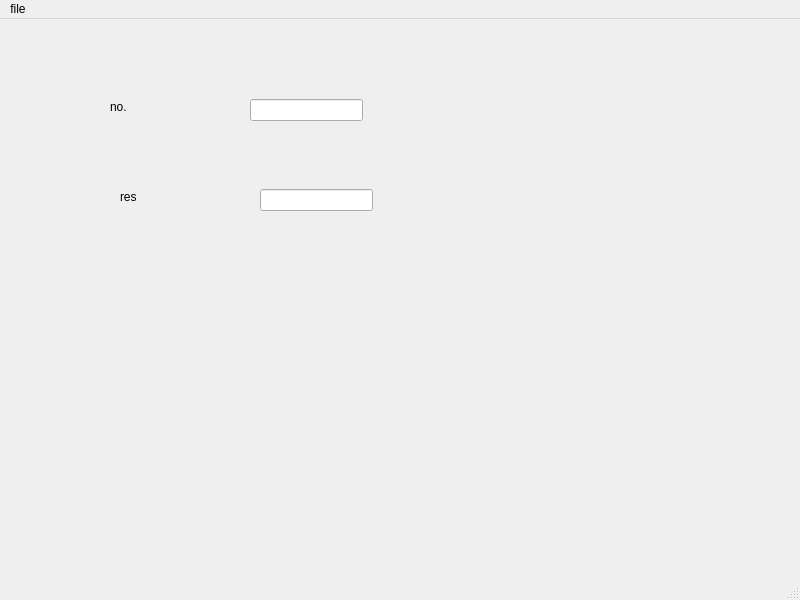
<?xml version="1.0" encoding="UTF-8"?>
<ui version="4.0">
 <class>MainWindow</class>
 <widget class="QMainWindow" name="MainWindow">
  <property name="geometry">
   <rect>
    <x>0</x>
    <y>0</y>
    <width>800</width>
    <height>600</height>
   </rect>
  </property>
  <property name="windowTitle">
   <string>MainWindow</string>
  </property>
  <widget class="QWidget" name="centralwidget">
   <widget class="QLabel" name="label">
    <property name="geometry">
     <rect>
      <x>110</x>
      <y>80</y>
      <width>55</width>
      <height>16</height>
     </rect>
    </property>
    <property name="text">
     <string>no.</string>
    </property>
   </widget>
   <widget class="QLabel" name="label_2">
    <property name="geometry">
     <rect>
      <x>120</x>
      <y>170</y>
      <width>55</width>
      <height>16</height>
     </rect>
    </property>
    <property name="text">
     <string>res</string>
    </property>
   </widget>
   <widget class="QLineEdit" name="t1">
    <property name="geometry">
     <rect>
      <x>250</x>
      <y>80</y>
      <width>113</width>
      <height>22</height>
     </rect>
    </property>
   </widget>
   <widget class="QLineEdit" name="t2">
    <property name="geometry">
     <rect>
      <x>260</x>
      <y>170</y>
      <width>113</width>
      <height>22</height>
     </rect>
    </property>
   </widget>
  </widget>
  <widget class="QMenuBar" name="menubar">
   <property name="geometry">
    <rect>
     <x>0</x>
     <y>0</y>
     <width>800</width>
     <height>26</height>
    </rect>
   </property>
   <widget class="QMenu" name="menufile">
    <property name="title">
     <string>file</string>
    </property>
    <addaction name="actioncube"/>
    <addaction name="actionsquare"/>
    <addaction name="separator"/>
    <addaction name="separator"/>
    <addaction name="actionquit"/>
   </widget>
   <addaction name="menufile"/>
  </widget>
  <widget class="QStatusBar" name="statusbar"/>
  <action name="actioncube">
   <property name="text">
    <string>cube</string>
   </property>
  </action>
  <action name="actionsquare">
   <property name="text">
    <string>square</string>
   </property>
  </action>
  <action name="actionquit">
   <property name="text">
    <string>quit</string>
   </property>
  </action>
 </widget>
 <resources/>
 <connections/>
</ui>
